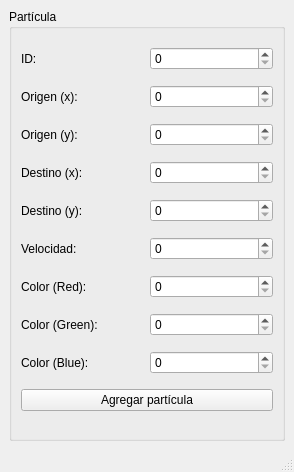
<?xml version="1.0" encoding="UTF-8"?>
<ui version="4.0">
 <class>MainWindow</class>
 <widget class="QMainWindow" name="MainWindow">
  <property name="geometry">
   <rect>
    <x>0</x>
    <y>0</y>
    <width>294</width>
    <height>472</height>
   </rect>
  </property>
  <property name="windowTitle">
   <string>MainWindow</string>
  </property>
  <widget class="QWidget" name="centralwidget">
   <layout class="QGridLayout" name="gridLayout_2">
    <item row="0" column="0">
     <widget class="QGroupBox" name="groupBox">
      <property name="inputMethodHints">
       <set>Qt::ImhNone</set>
      </property>
      <property name="title">
       <string>Partícula</string>
      </property>
      <layout class="QGridLayout" name="gridLayout">
       <item row="0" column="0">
        <widget class="QLabel" name="label">
         <property name="text">
          <string>ID:</string>
         </property>
        </widget>
       </item>
       <item row="0" column="1">
        <widget class="QSpinBox" name="spinBox_8">
         <property name="maximum">
          <number>999999999</number>
         </property>
        </widget>
       </item>
       <item row="1" column="0">
        <widget class="QLabel" name="label_2">
         <property name="text">
          <string>Origen (x):</string>
         </property>
        </widget>
       </item>
       <item row="1" column="1">
        <widget class="QSpinBox" name="spinBox">
         <property name="autoFillBackground">
          <bool>false</bool>
         </property>
         <property name="maximum">
          <number>500</number>
         </property>
        </widget>
       </item>
       <item row="2" column="0">
        <widget class="QLabel" name="label_3">
         <property name="text">
          <string>Origen (y):</string>
         </property>
        </widget>
       </item>
       <item row="2" column="1">
        <widget class="QSpinBox" name="spinBox_2">
         <property name="maximum">
          <number>500</number>
         </property>
        </widget>
       </item>
       <item row="3" column="0">
        <widget class="QLabel" name="label_4">
         <property name="text">
          <string>Destino (x):</string>
         </property>
        </widget>
       </item>
       <item row="3" column="1">
        <widget class="QSpinBox" name="spinBox_3">
         <property name="maximum">
          <number>500</number>
         </property>
        </widget>
       </item>
       <item row="4" column="0">
        <widget class="QLabel" name="label_5">
         <property name="text">
          <string>Destino (y):</string>
         </property>
        </widget>
       </item>
       <item row="4" column="1">
        <widget class="QSpinBox" name="spinBox_4">
         <property name="maximum">
          <number>500</number>
         </property>
        </widget>
       </item>
       <item row="5" column="0">
        <widget class="QLabel" name="label_10">
         <property name="text">
          <string>Velocidad:</string>
         </property>
        </widget>
       </item>
       <item row="5" column="1">
        <widget class="QSpinBox" name="spinBox_9">
         <property name="maximum">
          <number>999999999</number>
         </property>
        </widget>
       </item>
       <item row="6" column="0">
        <widget class="QLabel" name="label_7">
         <property name="text">
          <string>Color (Red):</string>
         </property>
        </widget>
       </item>
       <item row="6" column="1">
        <widget class="QSpinBox" name="spinBox_5">
         <property name="maximum">
          <number>500</number>
         </property>
        </widget>
       </item>
       <item row="7" column="0">
        <widget class="QLabel" name="label_8">
         <property name="text">
          <string>Color (Green):</string>
         </property>
        </widget>
       </item>
       <item row="7" column="1">
        <widget class="QSpinBox" name="spinBox_6">
         <property name="maximum">
          <number>500</number>
         </property>
        </widget>
       </item>
       <item row="8" column="0">
        <widget class="QLabel" name="label_9">
         <property name="text">
          <string>Color (Blue):</string>
         </property>
        </widget>
       </item>
       <item row="8" column="1">
        <widget class="QSpinBox" name="spinBox_7">
         <property name="maximum">
          <number>500</number>
         </property>
        </widget>
       </item>
       <item row="9" column="0" colspan="2">
        <widget class="QPushButton" name="pushButton">
         <property name="text">
          <string>Agregar partícula</string>
         </property>
        </widget>
       </item>
      </layout>
     </widget>
    </item>
   </layout>
  </widget>
  <widget class="QMenuBar" name="menubar">
   <property name="geometry">
    <rect>
     <x>0</x>
     <y>0</y>
     <width>294</width>
     <height>21</height>
    </rect>
   </property>
  </widget>
  <widget class="QStatusBar" name="statusbar"/>
 </widget>
 <resources/>
 <connections/>
</ui>
